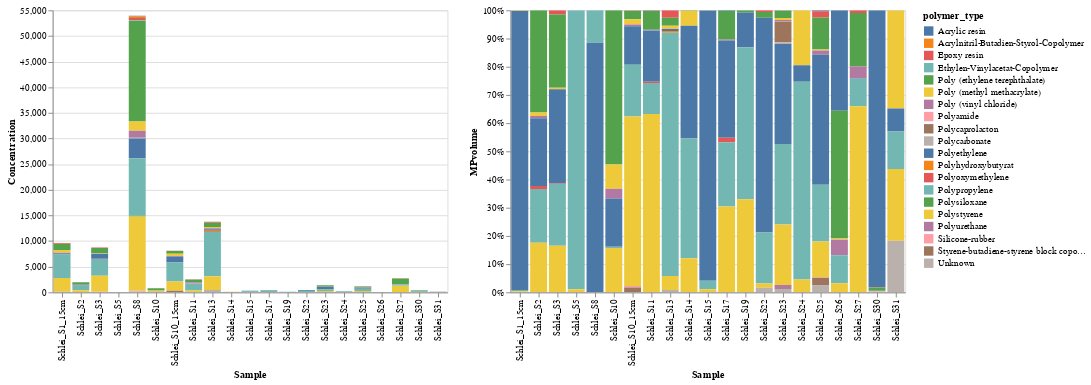

Notebook cell for this chart:
### Code cell
#make plot for total and relative Polymer type distribution 

Sample_order = ['Schlei_S1_15cm','Schlei_S2','Schlei_S3','Schlei_S5','Schlei_S8', 'Schlei_S10','Schlei_S10_15cm', 'Schlei_S11','Schlei_S13', 'Schlei_S14', 'Schlei_S15',
       'Schlei_S17', 'Schlei_S19', 'Schlei_S22', 'Schlei_S23', 'Schlei_S24', 'Schlei_S25','Schlei_S26','Schlei_S27', 'Schlei_S30', 'Schlei_S31']

selection = alt.selection_multi(fields=['polymer_type'], bind='legend')

Poly_Dist = alt.Chart(poly_samples).mark_bar().encode(
    x= alt.X('Sample',sort = Sample_order),#'polymer_type' == 'Polyamide',# , #'polymer_type' == "Polyamide", #df_new = df[df['Pid'] == 'p01']
    y= alt.Y('Concentration',scale = alt.Scale(type ='linear')),
    color= 'polymer_type',
    tooltip = ['polymer_type', 'Concentration']
).add_selection(
    selection
).transform_filter(
    selection
).interactive(
)

Poly_Dist | Poly_Dist.encode(y=alt.Y('MPvolume',stack='normalize'))

### Figure 1 — Vega-Lite specification as saved in the notebook (floating-point values rounded to 4 significant figures; data arrays with more than 128 entries replaced by an {"elided": "..."} marker saying what was removed)
{"config": {"view": {"continuousWidth": 400, "continuousHeight": 300}}, "hconcat": [{"mark": "bar", "encoding": {"color": {"type": "nominal", "field": "polymer_type"}, "tooltip": [{"type": "nominal", "field": "polymer_type"}, {"type": "quantitative", "field": "Concentration"}], "x": {"type": "nominal", "field": "Sample", "sort": ["Schlei_S1_15cm", "Schlei_S2", "Schlei_S3", "Schlei_S5", "Schlei_S8", "Schlei_S10", "Schlei_S10_15cm", "Schlei_S11", "Schlei_S13", "Schlei_S14", "Schlei_S15", "Schlei_S17", "Schlei_S19", "Schlei_S22", "Schlei_S23", "Schlei_S24", "Schlei_S25", "Schlei_S26", "Schlei_S27", "Schlei_S30", "Schlei_S31"]}, "y": {"type": "quantitative", "field": "Concentration", "scale": {"type": "linear"}}}, "selection": {"selector020": {"type": "multi", "fields": ["polymer_type"], "bind": "legend"}, "selector021": {"type": "interval", "bind": "scales", "encodings": ["x", "y"]}}, "transform": [{"filter": {"selection": "selector020"}}]}, {"mark": "bar", "encoding": {"color": {"type": "nominal", "field": "polymer_type"}, "tooltip": [{"type": "nominal", "field": "polymer_type"}, {"type": "quantitative", "field": "Concentration"}], "x": {"type": "nominal", "field": "Sample", "sort": ["Schlei_S1_15cm", "Schlei_S2", "Schlei_S3", "Schlei_S5", "Schlei_S8", "Schlei_S10", "Schlei_S10_15cm", "Schlei_S11", "Schlei_S13", "Schlei_S14", "Schlei_S15", "Schlei_S17", "Schlei_S19", "Schlei_S22", "Schlei_S23", "Schlei_S24", "Schlei_S25", "Schlei_S26", "Schlei_S27", "Schlei_S30", "Schlei_S31"]}, "y": {"type": "quantitative", "field": "MPvolume", "stack": "normalize"}}, "selection": {"selector020": {"type": "multi", "fields": ["polymer_type"], "bind": "legend"}, "selector021": {"type": "interval", "bind": "scales", "encodings": ["x", "y"]}}, "transform": [{"filter": {"selection": "selector020"}}]}], "data": {"name": "data-b90314cd409cbf0ed2cf30ce98d05192"}, "$schema": "https://vega.github.io/schema/vega-lite/v4.8.1.json", "datasets": {"data-b90314cd409cbf0ed2cf30ce98d05192": {"elided": "158 records"}}}
